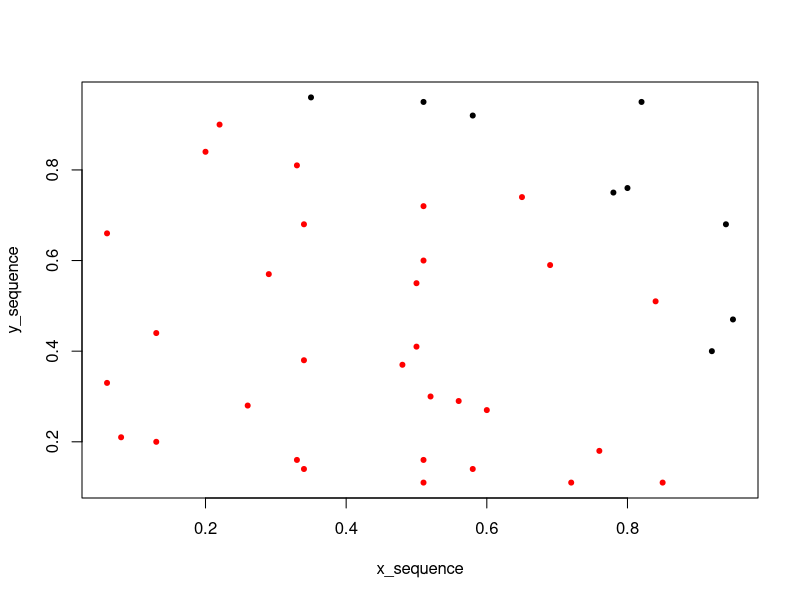

R code for this plot:
# Load the readxl package
library(readxl)

# Read the Excel file containing the x and y sequences
# Replace "input.xlsx" with the path to your Excel file
data <- read_excel("input.xlsx")

# Extract x and y sequences from the data frame
x_sequence <- data[["x_sequence"]]
y_sequence <- data[["y_sequence"]]

x_sequence
# Check if the lengths of x and y sequences match
if (length(x_sequence) != length(y_sequence)) {
  stop("Length of x sequence must match length of y sequence.")
}

# Calculate distances from the origin for all points
distances <- sqrt(1 - x_sequence^2)

# Initialize an empty vector to store colors
colors <- ifelse(distances > y_sequence, "red", "black")

# Calculate the decision for each point
decisions <- ifelse(distances > y_sequence, "IN", "OUT")

# Create a data frame with the columns
data <- data.frame(
  "First Random Number (X)" = x_sequence,
  "Second Random Number (Y)" = y_sequence,
  "Distances" = distances,
  "Decision" = decisions
)

# Save the data frame to a CSV file
write.csv(data, "output.csv", row.names = TRUE)

# Display the data frame
print(data)

# Save the plot as a PNG image
png("output.png", width = 1600, height = 1400, units = "px", res = 300)
plot(x_sequence, y_sequence, pch = 20, col = colors)
dev.off()

# Count the number of "OUT" decisions
M <- sum(decisions == "IN")

# Calculate the count of iterations
N <- length(x_sequence)

# Calculate the estimated value of Pi
estimated_pi <- (M/N)*4

# Print the estimated value of Pi
cat("The value of Pi is estimated to be:", estimated_pi, "\n")
